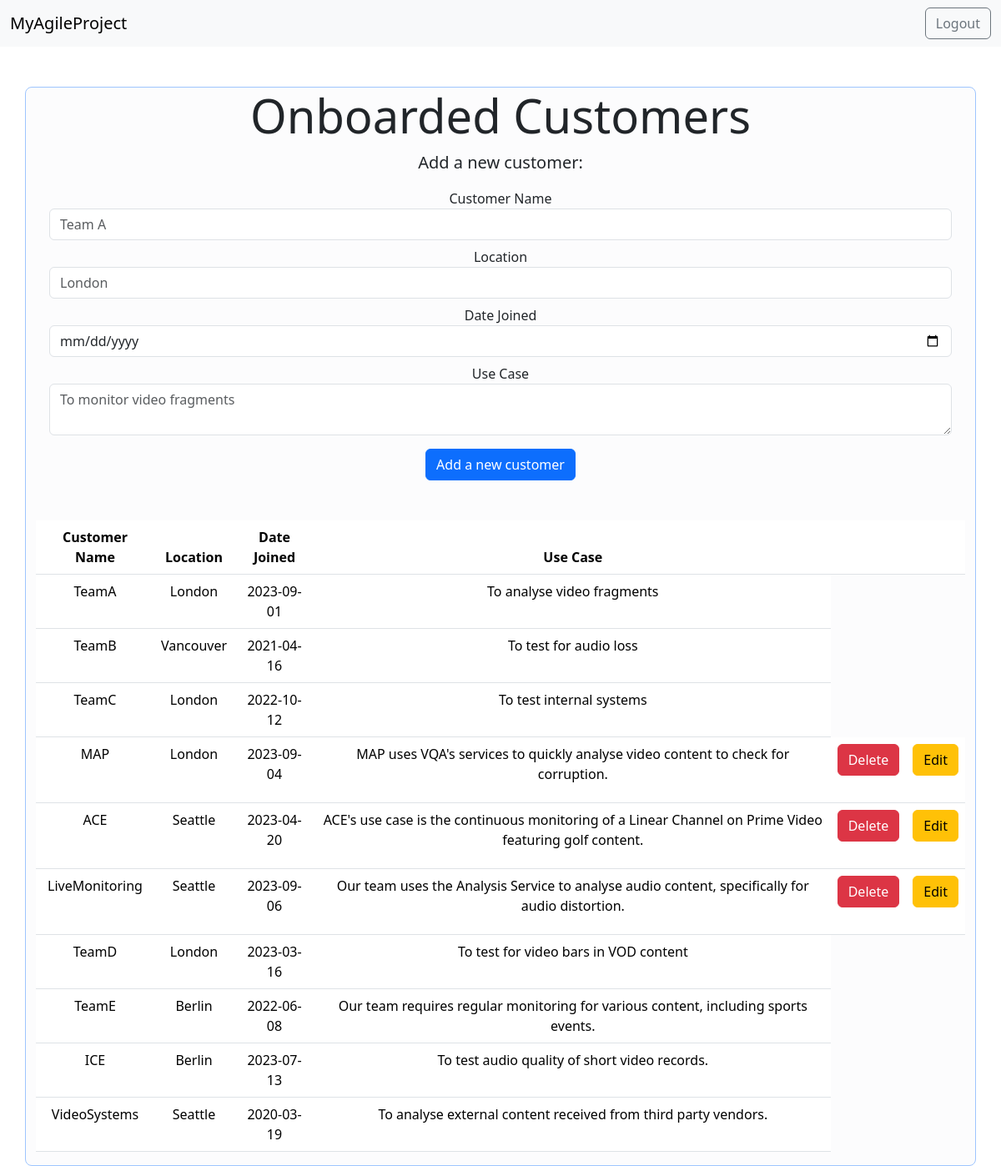
Page /customers_database (signed in) on the committed database.
### tables this page shows
CREATE TABLE customers (name VARCHAR PRIMARY KEY UNIQUE NOT NULL, author VARCHAR NOT NULL, dateJoined TEXT NOT NULL, useCase TEXT NOT NULL, location TEXT NOT NULL);

### main.py (the view)
@app.route("/customers_database")
@login_required
def customers_database():
    form = create_customer_form()
    connection = sqlite3.connect("database.db")
    connection.row_factory = sqlite3.Row
    current = connection.cursor()
    currentUser = current_user.username
    isAdmin = current_user.isAdmin
    current.execute("select * from customers")
    rows = current.fetchall();
    return render_template("customers_database.html", rows = rows, form=form, currentUser = currentUser, isAdmin = isAdmin, isAuthenticated = current_user.is_authenticated)

### forms.py (shortened to what this page needs)
    class customer_form(FlaskForm):
        name = StringField('Customer Name', default = nameValue, validators=[InputRequired(), Length(min=3, max=20)], render_kw={"placeholder": "Team A", "class":"form-control"})
        location = StringField('Location', default = locationValue, validators=[InputRequired(), Length(min=2, max=20)], render_kw={"placeholder": "London", "class":"form-control"})
        dateJoined = DateField('Date Joined', default = dateJoinedValue, validators=[InputRequired()], render_kw={"class":"form-control"})
        useCase = TextAreaField('Use Case', default = useCaseValue, validators=[InputRequired(), Length(max=300)], render_kw={"placeholder": "To monitor video fragments", "class":"form-control"})

### forms.py (called while the page is built, shortened)
def create_customer_form(
    nameValue: str = '',
    dateJoinedValue: str = '',
    locationValue: str = '',
    useCaseValue: str = ''
):
    class customer_form(FlaskForm):
        name = StringField('Customer Name', default = nameValue, validators=[InputRequired(), Length(min=3, max=20)], render_kw={"placeholder": "Team A", "class":"form-control"})
        location = StringField('Location', default = locationValue, validators=[InputRequired(), Length(min=2, max=20)], render_kw={"placeholder": "London", "class":"form-control"})
        dateJoined = DateField('Date Joined', default = dateJoinedValue, validators=[InputRequired()], render_kw={"class":"form-control"})
        useCase = TextAreaField('Use Case', default = useCaseValue, validators=[InputRequired(), Length(max=300)], render_kw={"placeholder": "To monitor video fragments", "class":"form-control"})
    return customer_form()

### main.py (called while the page is built)
@login_manager.user_loader
def load_user(id):
    try:
        connection = sqlite3.connect("database.db")
        cursor = connection.cursor()
        cursor.execute("SELECT * FROM users WHERE id = (?)",[id])
        result = cursor.fetchone()
        if result is None:
            return None
        else:
            return User(result[0], result[1], result[2], result[3], result[4])
    except Exception as e:
        return e

### templates/customers_database.html (shortened to what this page needs)
<!DOCTYPE html>
<html lang="en" dir="ltr">
  <head>
    <link href="https://cdn.jsdelivr.net/npm/bootstrap@5.3.1/dist/css/bootstrap.min.css" rel="stylesheet">
  </head>
  <body>
    <nav class="navbar navbar-expand-lg navbar-light bg-light mb-5">
      <div class="container-fluid">
        <a class="navbar-brand" href="{{ url_for('home') }}">MyAgileProject</a>
        {% if isAuthenticated%}
        <a class="btn btn-outline-secondary my-2 my-sm-0" href="{{ url_for('logout') }}" onclick="if (! window.confirm('Are you sure you want to log out?')){return false}">Logout</a>
        {% endif %}
    </div>
    </nav>
    <div class="jumbotron">
        <div class="container-md bg-light-subtle border border-primary-subtle rounded-3 text-center position-relative">
            <h1 class="display-4">Onboarded Customers</h1>
            <p class="lead">Add a new customer:</p>
            <form class="form" action = "{{ url_for('add_customer') }}" method = "POST">
                <div class="form-group mx-sm-3 mb-2">
                    {{ form.name.label() }}
                    {% if form.name.errors %}
                        {{ form.name() }}
                        <div class="invalid-feedback">
                        {% for error in form.name.errors %}
                        <span>* {{ error }}</span>
                        {% endfor %}
                        </div>
                    {%else%}
                        {{ form.name() }}
                    {% endif %}
                </div>
                <div class="form-group mx-sm-3 mb-2">
                    {{ form.location.label() }}
                    {% if form.location.errors %}
                        {{ form.location() }}
                        <div class="invalid-feedback">
                        {% for error in form.location.errors %}
                        <span>* {{ error }}</span>
                        {% endfor %}
                        </div>
                    {%else%}
                        {{ form.location() }}
                    {% endif %}
                </div>
                <div class="form-group mx-sm-3 mb-2">
                    {{ form.dateJoined.label() }}
                    {% if form.dateJoined.errors %}
                        {{ form.dateJoined() }}
                        <div class="invalid-feedback">
                        {% for error in form.dateJoined.errors %}
                        <span>* {{ error }}</span>
                        {% endfor %}
                        </div>
                    {%else%}
                        {{ form.dateJoined() }}
                    {% endif %}
                </div>
                <div class="form-group mx-sm-3 mb-3">
                    {{ form.useCase.label() }}
                    {% if form.useCase.errors %}
                        {{ form.useCase() }}
                        <div class="invalid-feedback">
                        {% for error in form.useCase.errors %}
                        <span>* {{ error }}</span>
                        {% endfor %}
                        </div>
                    {%else%}
                        {{ form.useCase() }}
                    {% endif %}
                </div>
                <button type="submit" class="btn btn-primary mb-4">Add a new customer</button>
            </form>
            <br>
            <table class="table">
                <thead>
                    <tr>
                        <th scope="col">Customer Name</th>
                        <th scope="col">Location</th>
                        <th scope="col">Date Joined</th>
                        <th scope="col">Use Case</th>
                        <th scope="col"></th>
                        <th scope="col"></th>
                    </tr>
                </thead>
                <tbody>
                    {% for row in rows %}
                        <tr>
                            <td>
                                {{row["name"]}}
                            </td>
                            <td>
                                {{row["location"]}}
                            </td>
                            <td>
                                {{row["dateJoined"]}}
                            </td>
                            <td>
                                {{row["useCase"]}}
                            </td>
                            {% if row["author"] == currentUser or isAdmin == "True"%}
                            <td>
                                <form action="{{ url_for('delete_customer', customer_name = row['name']) }}" method= "POST">
                                    <button type="submit" class="btn btn-danger mb-4" onclick="if (! window.confirm('Are you sure you want to delete this customer?')){return false}">Delete</button>
                                </form>
                            </td>
                            <td>
                                <a class="btn btn-warning my-2 my-sm-0" href="{{ url_for('update_customer', name = row['name'], dateJoined = row['dateJoined'], location = row['location'], useCase = row['useCase']) }}">Edit</a>
                            </td>
                            {% endif %}
                        </tr>
                    {%endfor%}
                </tbody>
            </table>
        </div>
    </div>
  </body>
</html>

### rows in the picture
customers: name "TeamA", location "London", dateJoined "2023-09-01", useCase "To analyse video fragments"
customers: name "TeamB", location "Vancouver", dateJoined "2021-04-16", useCase "To test for audio loss"
customers: name "TeamC", location "London", dateJoined "2022-10-12", useCase "To test internal systems"
customers: name "MAP", location "London", dateJoined "2023-09-04", useCase "MAP uses VQA's services to quickly analyse video content to check for corruption."
customers: name "ACE", location "Seattle", dateJoined "2023-04-20", useCase "ACE's use case is the continuous monitoring of a Linear Channel on Prime Video featuring golf content."
customers: name "LiveMonitoring", location "Seattle", dateJoined "2023-09-06", useCase "Our team uses the Analysis Service to analyse audio content, specifically for audio distortion."
customers: name "TeamD", location "London", dateJoined "2023-03-16", useCase "To test for video bars in VOD content"
customers: name "TeamE", location "Berlin", dateJoined "2022-06-08", useCase "Our team requires regular monitoring for various content, including sports events."
customers: name "ICE", location "Berlin", dateJoined "2023-07-13", useCase "To test audio quality of short video records."
customers: name "VideoSystems", location "Seattle", dateJoined "2020-03-19", useCase "To analyse external content received from third party vendors."
